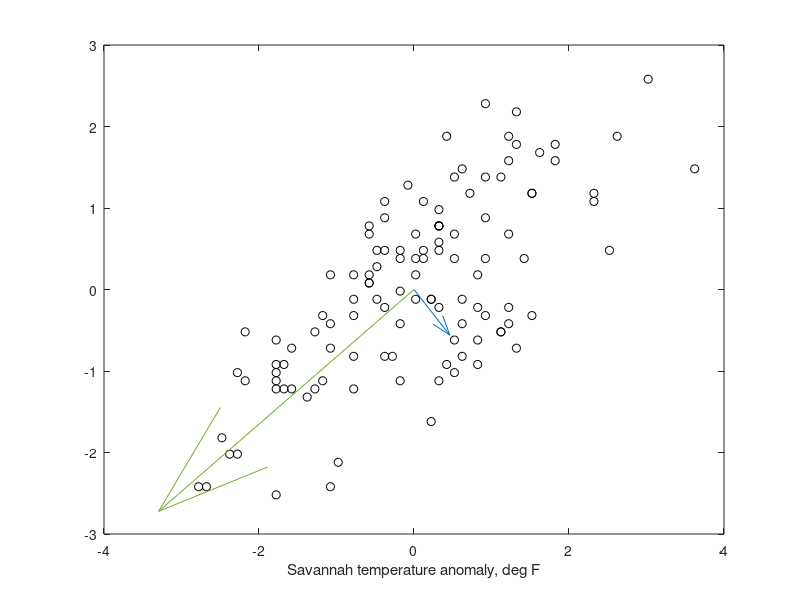
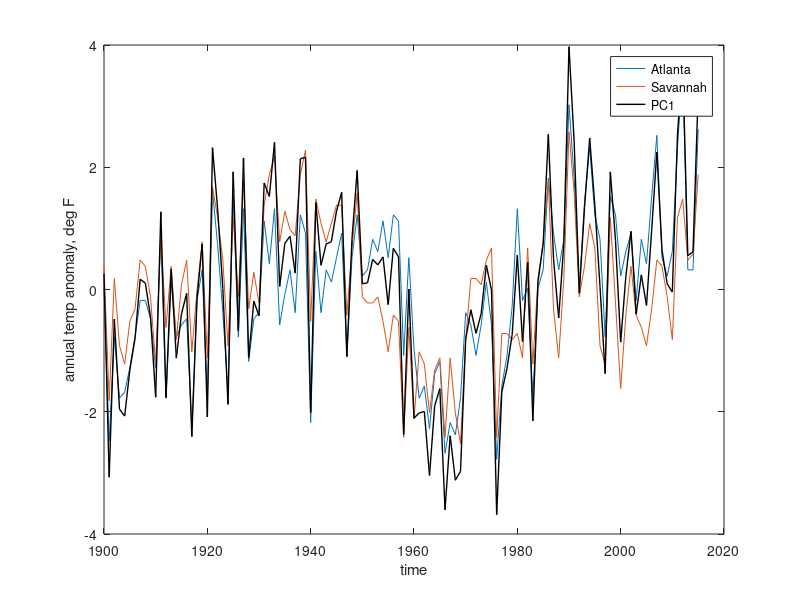

These charts were generated, in order, by the following MATLAB code:
%% week 8 exercise2.m

% safety first, clean up  
close all
clearvars

% time period of analysis
per = [1900 2015];

% load Atlanta data
N=1;
load AtlantaTemp.mat;
range = find(Year>=per(1)&Year<=per(2));
year = Year(range);
T(:,N) = Annual(range);
clear Jan Feb Mar Apr May Jun Jul Aug Sep Nov Dec
Nt=length(year);

% load Savannah data
N=N+1;
load SavannahTemp.mat;
range = find(Year>=per(1)&Year<=per(2));
T(:,N) = Temp_annual(range);

% remove mean values
for i=1:N
  Tp(:,i)=T(:,i)-mean(T(:,i));
end

% % replace NaNs with 0
% Tp(isnan(Tp))=0;

% look at the two variables
plot(Tp(:,1),Tp(:,2),'ko');
xlabel('Atlanta temperature anomaly, deg F');
xlabel('Savannah temperature anomaly, deg F');

% calculate the covariance matrix
C = 1/(Nt-1)*Tp'*Tp;

% eigen decomposition of C
[E,D] = eig(C);

% explained variance
d = diag(D);
expvar = d/sum(d);
disp(['The 1st EOF explains ', ... 
    num2str(expvar(N)*100),'% of variance'])

% plot eigenvectors
hold on;
for i=1:N
  quiver(0,0,E(1,i),E(2,i),5*expvar(i));
end

% plot the data and the 1st principal component
figure(2);
plot(year,Tp);
hold on;
plot(year,-Tp*E(:,N),'k-','linewidth',1);
hold off;
legend({'Atlanta' 'Savannah' 'PC1'});
xlabel('time');
ylabel('annual temp anomaly, deg F');


  
